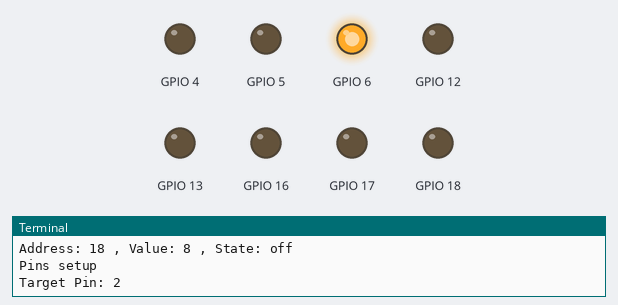
The program below on a simulated Raspberry Pi (BCM pin numbers). Parts: output pins drawn as LEDs (lit = HIGH), the last lines printed to the terminal. Random numbers come from a fixed seed; the interpreter's speed is modelled, so counts of loop turns are approximate. At 9.9 s the program stops and its outputs stay as they are.

Above: at 0.11 s.
At 1.55 s:
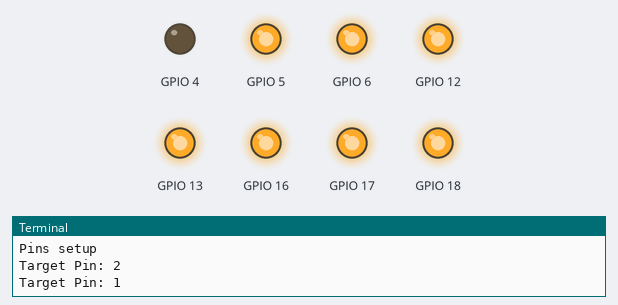
At 3.12 s:
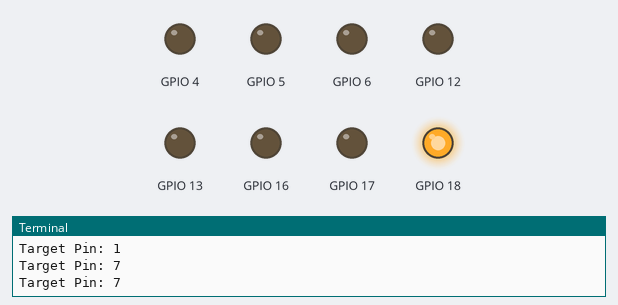
At 4.8 s:
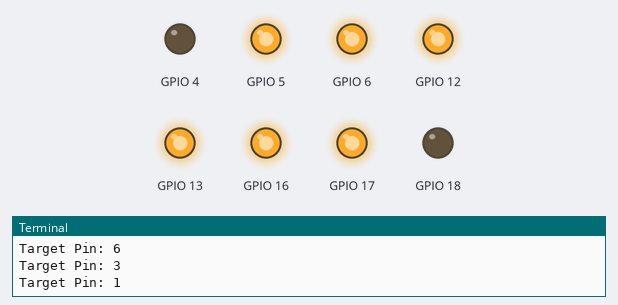
At 6.6 s:
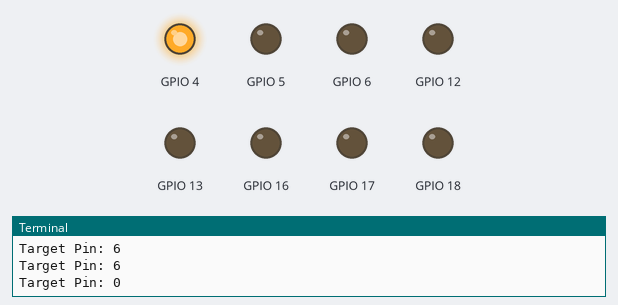
At 10.0 s:
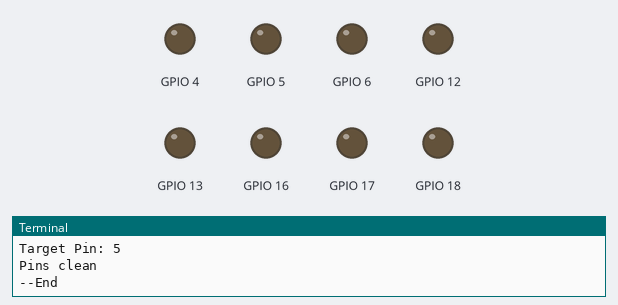
Timing chart, 0 to 11.4 s (numbered marks = the images above):
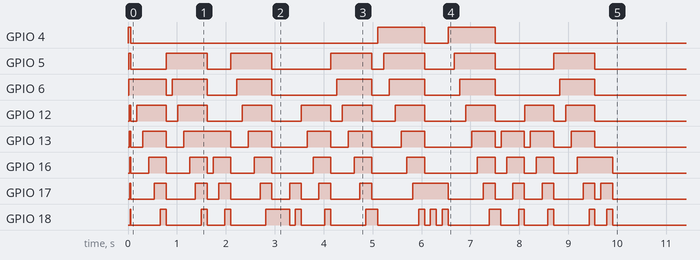

Measured:
- by itself, GPIO 4: goes HIGH 0.05 s, LOW 5.0 s, HIGH 0.96 s, LOW 0.48 s, HIGH 0.96 s, then LOW
- by itself, GPIO 6: LOW → HIGH at 0.02 s, → LOW 0.76 s later, → HIGH 0.12 s later, → LOW 0.72 s later, … (14 changes in this stretch)

The program:

sort.py
```python
import time as Time
import RPi.GPIO as GPIO
import random as Random
GPIO.setwarnings(False)
GPIO.setmode(GPIO.BCM)

#_______________________________
# Defs
class Container:
  #GPIO address pins
  pin_addresses = [4, 5, 6, 12, 13, 16, 17, 18]
  pins = []

  def __init__(self):
    value = 0;
    for address in self.pin_addresses:
      value += 1
      self.pins.append(Pin(value,address))
    print("Pins setup")

  def allOn(self, delay):
    for pin in self.pins:
      pin.on(delay)
    Time.sleep(delay)

  def allOff(self, delay):
    for pin in self.pins:
      pin.off()
    Time.sleep(delay)

  def randomBlinkAll(self, delayBetween = 0.25, delayBlink = 0.25, count = 1):
    while(count):
      print(count)
      pin = Random.choice(self.pins)
      pin.blink(delayBlink)
      count -= 1
      Time.sleep(delayBetween)

  def randomBlink(self, onDelay = 0.25, offDelay = 0):
    print("random")
    pin = getRandomPin()
    pin.on(onDelay)
    pin.off(offDelay)

  def waveLoop(self, count= 1):
    while (count):
      self.wave()
      count -= 1;
      self.allOff(0)

  def wave(self, delayBetween = 0.06):
    pins = self.pins
    offset = Random.choice(range(len(pins)))
    print("Target Pin: " + str(offset))
    for index,value in enumerate(pins):
      index = index + offset;
      if 0 <= index and index < len(pins):
	pins[index].on(delayBetween)
        Time.sleep(delayBetween)

  def cleanUp(self):
    GPIO.cleanup()
    print("Pins clean")

  def toString(self):
    result = '';
    for pin in self.pins:
      result += pin.toString() + '\n'
    return result

class Pin:
  value = '';
  state = 'off';  #TODO change state to bool
  address = '';

  def __init__(self, value, address):
    self.value = value
    self.address = address
    GPIO.setup(address,GPIO.OUT)
    print("Address: " + str(self.address) + " , Value: " + str(self.value) + " , State: " + self.state)

  def set(self, value):
    self.value

  def on(self, delay = 0.25):
    self.state = 'on';
    GPIO.output(self.address, True)
    Time.sleep(delay)

  def off(self, delay = 0):
    self.state = 'off';
    GPIO.output(self.address, False)
    Time.sleep(delay)

  def blink(self, delay):
    self.on(delay)
    self.off()

#_______________________________
# Main
print("--Start")
c = Container()
c.allOn(0.006)
c.allOff(0)
#c.randomBlink(0.06, 0.06, 40)
c.waveLoop(20)
c.cleanUp()
print("--End")
```
